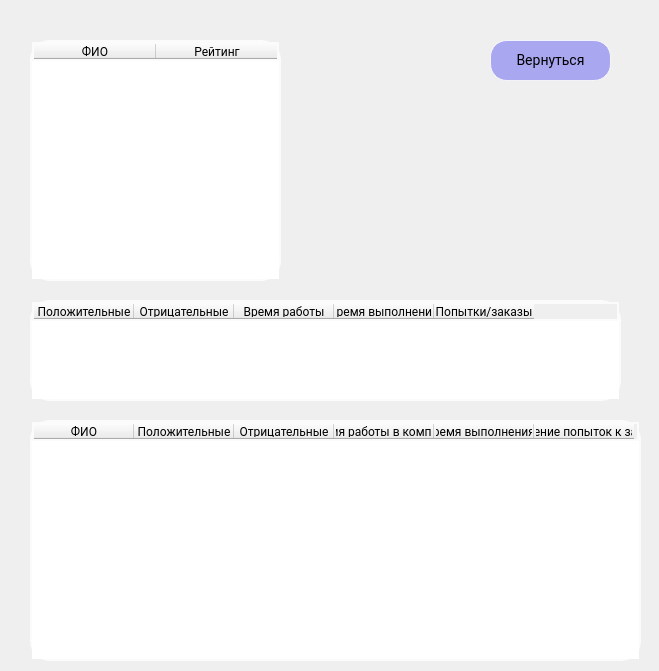
<?xml version="1.0" encoding="UTF-8"?>
<ui version="4.0">
 <class>Dialog</class>
 <widget class="QDialog" name="Dialog">
  <property name="geometry">
   <rect>
    <x>0</x>
    <y>0</y>
    <width>659</width>
    <height>671</height>
   </rect>
  </property>
  <property name="windowTitle">
   <string>Dialog</string>
  </property>
  <widget class="QTableWidget" name="raitingWidget">
   <property name="geometry">
    <rect>
     <x>30</x>
     <y>40</y>
     <width>251</width>
     <height>241</height>
    </rect>
   </property>
   <property name="maximumSize">
    <size>
     <width>741</width>
     <height>16777215</height>
    </size>
   </property>
   <property name="autoFillBackground">
    <bool>false</bool>
   </property>
   <property name="styleSheet">
    <string notr="true">
border: 2px solid rgba(255, 255, 255, 0.77);
box-sizing: border-box;
border-radius: 20px;
font-family: Roboto;</string>
   </property>
   <property name="horizontalScrollBarPolicy">
    <enum>Qt::ScrollBarAlwaysOff</enum>
   </property>
   <property name="selectionBehavior">
    <enum>QAbstractItemView::SelectRows</enum>
   </property>
   <property name="gridStyle">
    <enum>Qt::SolidLine</enum>
   </property>
   <property name="sortingEnabled">
    <bool>true</bool>
   </property>
   <attribute name="horizontalHeaderDefaultSectionSize">
    <number>122</number>
   </attribute>
   <attribute name="horizontalHeaderMinimumSectionSize">
    <number>45</number>
   </attribute>
   <attribute name="verticalHeaderVisible">
    <bool>false</bool>
   </attribute>
   <column>
    <property name="text">
     <string>ФИО</string>
    </property>
   </column>
   <column>
    <property name="text">
     <string>Рейтинг</string>
    </property>
   </column>
  </widget>
  <widget class="QTableWidget" name="maxtableWidget">
   <property name="geometry">
    <rect>
     <x>30</x>
     <y>300</y>
     <width>591</width>
     <height>101</height>
    </rect>
   </property>
   <property name="styleSheet">
    <string notr="true">
border: 2px solid rgba(255, 255, 255, 0.77);
box-sizing: border-box;
border-radius: 20px;
font-family: Roboto;</string>
   </property>
   <attribute name="verticalHeaderVisible">
    <bool>false</bool>
   </attribute>
   <column>
    <property name="text">
     <string>Положительные</string>
    </property>
   </column>
   <column>
    <property name="text">
     <string>Отрицательные</string>
    </property>
   </column>
   <column>
    <property name="text">
     <string>Время работы</string>
    </property>
   </column>
   <column>
    <property name="text">
     <string>Время выполнения</string>
    </property>
   </column>
   <column>
    <property name="text">
     <string>Попытки/заказы</string>
    </property>
   </column>
  </widget>
  <widget class="QTableWidget" name="tableWidget">
   <property name="geometry">
    <rect>
     <x>30</x>
     <y>420</y>
     <width>611</width>
     <height>241</height>
    </rect>
   </property>
   <property name="maximumSize">
    <size>
     <width>741</width>
     <height>16777215</height>
    </size>
   </property>
   <property name="styleSheet">
    <string notr="true">
border: 2px solid rgba(255, 255, 255, 0.77);
box-sizing: border-box;
border-radius: 20px;
font-family: Roboto;</string>
   </property>
   <attribute name="verticalHeaderVisible">
    <bool>false</bool>
   </attribute>
   <column>
    <property name="text">
     <string>ФИО</string>
    </property>
   </column>
   <column>
    <property name="text">
     <string>Положительные</string>
    </property>
   </column>
   <column>
    <property name="text">
     <string>Отрицательные</string>
    </property>
   </column>
   <column>
    <property name="text">
     <string>Время работы в компании</string>
    </property>
   </column>
   <column>
    <property name="text">
     <string>Сред. время выполнения заказа</string>
    </property>
   </column>
   <column>
    <property name="text">
     <string>Отношение попыток к заказам</string>
    </property>
   </column>
  </widget>
  <widget class="QPushButton" name="backButton">
   <property name="geometry">
    <rect>
     <x>490</x>
     <y>40</y>
     <width>121</width>
     <height>41</height>
    </rect>
   </property>
   <property name="styleSheet">
    <string notr="true">QPushButton{
background: rgba(121, 119, 239, 0.6);
border: 1px solid rgba(255, 255, 255, 0.77);
box-sizing: border-box;
border-radius: 17px;
font-family: Roboto;
font-size: 14px;
}

QPushButton:hover{
	background: rgb(129, 127, 255);
}

QPushButton:pressed{
	background: rgb(108, 106, 213);
	color: rgb(77, 77, 77);
}</string>
   </property>
   <property name="text">
    <string>Вернуться</string>
   </property>
  </widget>
 </widget>
 <resources/>
 <connections/>
</ui>
